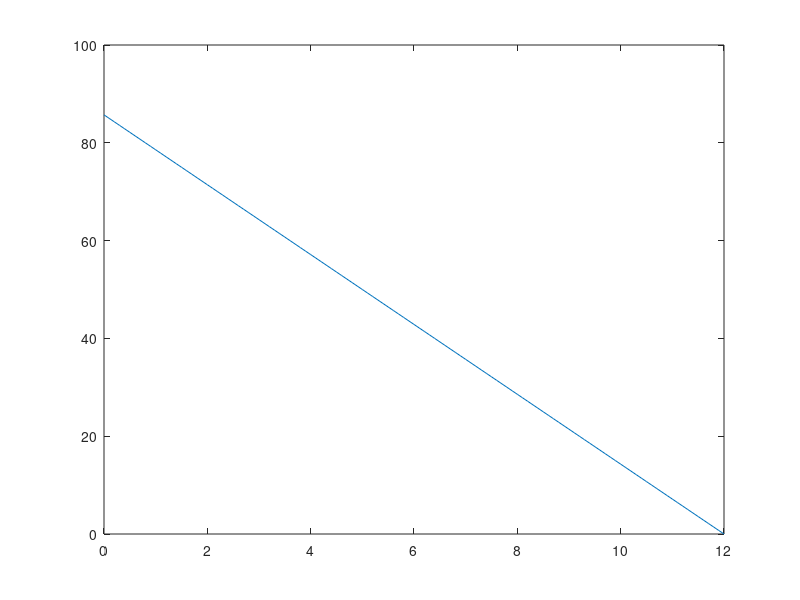

Write MATLAB code to recreate this figure.
clear
home

% Innenwwiderstand einer Battarie
% Gegeben sind:
U0 = 12; % Klemmespannung bei Leerlauf
Ilast = 5; % Strom bei Belastung
Ulast = 11.3; % Klemmespannung bei Belastung

%================
% Maschegleichung:
% -U0 +Ilast*Ri +Ulast = 0

% Ri aus Maschegleuchung:
Ri = (U0 - Ulast)/Ilast

% Belastungstrom Ilast2, bei welchem ist die Klemmespannung
% auf 80% der Leerspanung abgesunken
Ulast2 = 0.8 * U0;

Ilast2 = (U0 - Ulast2)/Ri

% Quellenkennlinie stellen I(U) grafish dar

U = 0 : 0.1 : U0;
I = U0 / Ri - U * 1/Ri
plot (U, I)
